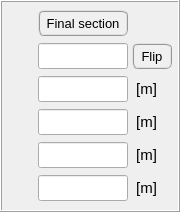
               <widget class="QFrame" name="frame_13">
                <property name="minimumSize">
                 <size>
                  <width>180</width>
                  <height>212</height>
                 </size>
                </property>
                <property name="maximumSize">
                 <size>
                  <width>180</width>
                  <height>212</height>
                 </size>
                </property>
                <property name="frameShape">
                 <enum>QFrame::Box</enum>
                </property>
                <property name="frameShadow">
                 <enum>QFrame::Raised</enum>
                </property>
                <layout class="QGridLayout" name="gridLayout_19">
                 <property name="leftMargin">
                  <number>4</number>
                 </property>
                 <property name="topMargin">
                  <number>4</number>
                 </property>
                 <property name="rightMargin">
                  <number>6</number>
                 </property>
                 <property name="bottomMargin">
                  <number>4</number>
                 </property>
                 <property name="spacing">
                  <number>0</number>
                 </property>
                 <item row="2" column="0">
                  <widget class="QFrame" name="frame_37">
                   <property name="minimumSize">
                    <size>
                     <width>0</width>
                     <height>32</height>
                    </size>
                   </property>
                   <property name="maximumSize">
                    <size>
                     <width>16777215</width>
                     <height>32</height>
                    </size>
                   </property>
                   <property name="frameShape">
                    <enum>QFrame::NoFrame</enum>
                   </property>
                   <property name="frameShadow">
                    <enum>QFrame::Raised</enum>
                   </property>
                   <layout class="QGridLayout" name="gridLayout_39">
                    <property name="leftMargin">
                     <number>0</number>
                    </property>
                    <property name="topMargin">
                     <number>0</number>
                    </property>
                    <property name="rightMargin">
                     <number>0</number>
                    </property>
                    <property name="bottomMargin">
                     <number>0</number>
                    </property>
                    <property name="horizontalSpacing">
                     <number>4</number>
                    </property>
                    <property name="verticalSpacing">
                     <number>0</number>
                    </property>
                    <item row="0" column="0">
                     <widget class="QFrame" name="frame_47">
                      <property name="frameShape">
                       <enum>QFrame::NoFrame</enum>
                      </property>
                      <property name="frameShadow">
                       <enum>QFrame::Raised</enum>
                      </property>
                     </widget>
                    </item>
                    <item row="0" column="1">
                     <widget class="QLineEdit" name="lineEdit_outside_diameter_final">
                      <property name="minimumSize">
                       <size>
                        <width>90</width>
                        <height>26</height>
                       </size>
                      </property>
                      <property name="maximumSize">
                       <size>
                        <width>90</width>
                        <height>26</height>
                       </size>
                      </property>
                      <property name="font">
                       <font>
                        <family>MS Shell Dlg 2</family>
                        <pointsize>11</pointsize>
                        <weight>50</weight>
                        <italic>false</italic>
                        <bold>false</bold>
                       </font>
                      </property>
                      <property name="styleSheet">
                       <string notr="true">color: rgb(255, 0, 0);</string>
                      </property>
                      <property name="text">
                       <string/>
                      </property>
                      <property name="alignment">
                       <set>Qt::AlignCenter</set>
                      </property>
                     </widget>
                    </item>
                    <item row="0" column="2">
                     <widget class="QLabel" name="label_79">
                      <property name="minimumSize">
                       <size>
                        <width>40</width>
                        <height>26</height>
                       </size>
                      </property>
                      <property name="maximumSize">
                       <size>
                        <width>40</width>
                        <height>26</height>
                       </size>
                      </property>
                      <property name="font">
                       <font>
                        <family>MS Shell Dlg 2</family>
                        <pointsize>11</pointsize>
                        <weight>50</weight>
                        <italic>false</italic>
                        <bold>false</bold>
                       </font>
                      </property>
                      <property name="text">
                       <string> [m]</string>
                      </property>
                      <property name="alignment">
                       <set>Qt::AlignLeading|Qt::AlignLeft|Qt::AlignVCenter</set>
                      </property>
                     </widget>
                    </item>
                   </layout>
                  </widget>
                 </item>
                 <item row="1" column="0">
                  <widget class="QFrame" name="frame_4">
                   <property name="minimumSize">
                    <size>
                     <width>0</width>
                     <height>32</height>
                    </size>
                   </property>
                   <property name="maximumSize">
                    <size>
                     <width>16777215</width>
                     <height>32</height>
                    </size>
                   </property>
                   <property name="frameShape">
                    <enum>QFrame::NoFrame</enum>
                   </property>
                   <property name="frameShadow">
                    <enum>QFrame::Raised</enum>
                   </property>
                   <layout class="QGridLayout" name="gridLayout_40">
                    <property name="leftMargin">
                     <number>0</number>
                    </property>
                    <property name="topMargin">
                     <number>0</number>
                    </property>
                    <property name="rightMargin">
                     <number>0</number>
                    </property>
                    <property name="bottomMargin">
                     <number>0</number>
                    </property>
                    <property name="horizontalSpacing">
                     <number>4</number>
                    </property>
                    <property name="verticalSpacing">
                     <number>0</number>
                    </property>
                    <item row="0" column="0">
                     <widget class="QFrame" name="frame_48">
                      <property name="frameShape">
                       <enum>QFrame::NoFrame</enum>
                      </property>
                      <property name="frameShadow">
                       <enum>QFrame::Raised</enum>
                      </property>
                     </widget>
                    </item>
                    <item row="0" column="2">
                     <widget class="QPushButton" name="pushButton_flip_element_ids_final">
                      <property name="minimumSize">
                       <size>
                        <width>40</width>
                        <height>26</height>
                       </size>
                      </property>
                      <property name="maximumSize">
                       <size>
                        <width>40</width>
                        <height>26</height>
                       </size>
                      </property>
                      <property name="font">
                       <font>
                        <family>MS Shell Dlg 2</family>
                        <pointsize>10</pointsize>
                        <weight>9</weight>
                        <italic>false</italic>
                        <bold>false</bold>
                       </font>
                      </property>
                      <property name="styleSheet">
                       <string notr="true">QPushButton{border-radius: 6px; border-color: rgb(150, 150, 150); border-style: ridge; border-width: 2px; color: rgb(0, 0, 0); background-color: rgb(240, 240, 240); font: 75 10pt &quot;MS Shell Dlg 2&quot;}
QPushButton:hover{border-radius: 6px; border-color: rgb(0, 170, 255); border-style: ridge; border-width: 2px; color: rgb(0, 0, 0); background-color: rgba(174, 213, 255, 100); font: 75 10pt &quot;MS Shell Dlg 2&quot;}
QPushButton:pressed{border-radius: 6px; border-color: rgb(0, 170, 255); border-style: ridge; border-width: 3px; color: rgb(0, 0, 0); background-color: rgb(174, 213, 255); font: 75 10pt &quot;MS Shell Dlg 2&quot;}</string>
                      </property>
                      <property name="text">
                       <string>Flip</string>
                      </property>
                     </widget>
                    </item>
                    <item row="0" column="1">
                     <widget class="QLineEdit" name="lineEdit_element_id_final">
                      <property name="minimumSize">
                       <size>
                        <width>90</width>
                        <height>26</height>
                       </size>
                      </property>
                      <property name="maximumSize">
                       <size>
                        <width>90</width>
                        <height>26</height>
                       </size>
                      </property>
                      <property name="font">
                       <font>
                        <family>MS Shell Dlg 2</family>
                        <pointsize>12</pointsize>
                        <weight>50</weight>
                        <italic>false</italic>
                        <bold>false</bold>
                       </font>
                      </property>
                      <property name="styleSheet">
                       <string notr="true">color: rgb(255, 0, 0);</string>
                      </property>
                      <property name="text">
                       <string/>
                      </property>
                      <property name="alignment">
                       <set>Qt::AlignCenter</set>
                      </property>
                     </widget>
                    </item>
                   </layout>
                  </widget>
                 </item>
                 <item row="5" column="0">
                  <widget class="QFrame" name="frame_49">
                   <property name="minimumSize">
                    <size>
                     <width>0</width>
                     <height>32</height>
                    </size>
                   </property>
                   <property name="maximumSize">
                    <size>
                     <width>16777215</width>
                     <height>32</height>
                    </size>
                   </property>
                   <property name="frameShape">
                    <enum>QFrame::NoFrame</enum>
                   </property>
                   <property name="frameShadow">
                    <enum>QFrame::Raised</enum>
                   </property>
                   <layout class="QGridLayout" name="gridLayout_41">
                    <property name="leftMargin">
                     <number>0</number>
                    </property>
                    <property name="topMargin">
                     <number>0</number>
                    </property>
                    <property name="rightMargin">
                     <number>0</number>
                    </property>
                    <property name="bottomMargin">
                     <number>0</number>
                    </property>
                    <property name="horizontalSpacing">
                     <number>4</number>
                    </property>
                    <property name="verticalSpacing">
                     <number>0</number>
                    </property>
                    <item row="0" column="1">
                     <widget class="QLineEdit" name="lineEdit_offset_z_final">
                      <property name="minimumSize">
                       <size>
                        <width>90</width>
                        <height>26</height>
                       </size>
                      </property>
                      <property name="maximumSize">
                       <size>
                        <width>90</width>
                        <height>26</height>
                       </size>
                      </property>
                      <property name="font">
                       <font>
                        <family>MS Shell Dlg 2</family>
                        <pointsize>11</pointsize>
                        <weight>50</weight>
                        <italic>false</italic>
                        <bold>false</bold>
                       </font>
                      </property>
                      <property name="focusPolicy">
                       <enum>Qt::StrongFocus</enum>
                      </property>
                      <property name="styleSheet">
                       <string notr="true">color: rgb(255, 0, 0);</string>
                      </property>
                      <property name="alignment">
                       <set>Qt::AlignCenter</set>
                      </property>
                     </widget>
                    </item>
                    <item row="0" column="2">
                     <widget class="QLabel" name="label_80">
                      <property name="minimumSize">
                       <size>
                        <width>40</width>
                        <height>26</height>
                       </size>
                      </property>
                      <property name="maximumSize">
                       <size>
                        <width>40</width>
                        <height>26</height>
                       </size>
                      </property>
                      <property name="font">
                       <font>
                        <family>MS Shell Dlg 2</family>
                        <pointsize>11</pointsize>
                        <weight>50</weight>
                        <italic>false</italic>
                        <bold>false</bold>
                       </font>
                      </property>
                      <property name="text">
                       <string> [m]</string>
                      </property>
                      <property name="alignment">
                       <set>Qt::AlignLeading|Qt::AlignLeft|Qt::AlignVCenter</set>
                      </property>
                     </widget>
                    </item>
                    <item row="0" column="0">
                     <widget class="QFrame" name="frame_50">
                      <property name="frameShape">
                       <enum>QFrame::NoFrame</enum>
                      </property>
                      <property name="frameShadow">
                       <enum>QFrame::Raised</enum>
                      </property>
                     </widget>
                    </item>
                   </layout>
                  </widget>
                 </item>
                 <item row="3" column="0">
                  <widget class="QFrame" name="frame_51">
                   <property name="minimumSize">
                    <size>
                     <width>0</width>
                     <height>32</height>
                    </size>
                   </property>
                   <property name="maximumSize">
                    <size>
                     <width>16777215</width>
                     <height>32</height>
                    </size>
                   </property>
                   <property name="frameShape">
                    <enum>QFrame::NoFrame</enum>
                   </property>
                   <property name="frameShadow">
                    <enum>QFrame::Raised</enum>
                   </property>
                   <layout class="QGridLayout" name="gridLayout_42">
                    <property name="leftMargin">
                     <number>0</number>
                    </property>
                    <property name="topMargin">
                     <number>0</number>
                    </property>
                    <property name="rightMargin">
                     <number>0</number>
                    </property>
                    <property name="bottomMargin">
                     <number>0</number>
                    </property>
                    <property name="horizontalSpacing">
                     <number>4</number>
                    </property>
                    <property name="verticalSpacing">
                     <number>0</number>
                    </property>
                    <item row="0" column="0">
                     <widget class="QFrame" name="frame_52">
                      <property name="frameShape">
                       <enum>QFrame::NoFrame</enum>
                      </property>
                      <property name="frameShadow">
                       <enum>QFrame::Raised</enum>
                      </property>
                     </widget>
                    </item>
                    <item row="0" column="1">
                     <widget class="QLineEdit" name="lineEdit_wall_thickness_final">
                      <property name="minimumSize">
                       <size>
                        <width>90</width>
                        <height>26</height>
                       </size>
                      </property>
                      <property name="maximumSize">
                       <size>
                        <width>90</width>
                        <height>26</height>
                       </size>
                      </property>
                      <property name="font">
                       <font>
                        <family>MS Shell Dlg 2</family>
                        <pointsize>11</pointsize>
                        <weight>50</weight>
                        <italic>false</italic>
                        <bold>false</bold>
                       </font>
                      </property>
                      <property name="focusPolicy">
                       <enum>Qt::StrongFocus</enum>
                      </property>
                      <property name="styleSheet">
                       <string notr="true">color: rgb(255, 0, 0);</string>
                      </property>
                      <property name="alignment">
                       <set>Qt::AlignCenter</set>
                      </property>
                     </widget>
                    </item>
                    <item row="0" column="2">
                     <widget class="QLabel" name="label_88">
                      <property name="minimumSize">
                       <size>
                        <width>40</width>
                        <height>26</height>
                       </size>
                      </property>
                      <property name="maximumSize">
                       <size>
                        <width>40</width>
                        <height>26</height>
                       </size>
                      </property>
                      <property name="font">
                       <font>
                        <family>MS Shell Dlg 2</family>
                        <pointsize>11</pointsize>
                        <weight>50</weight>
                        <italic>false</italic>
                        <bold>false</bold>
                       </font>
                      </property>
                      <property name="text">
                       <string> [m]</string>
                      </property>
                      <property name="alignment">
                       <set>Qt::AlignLeading|Qt::AlignLeft|Qt::AlignVCenter</set>
                      </property>
                     </widget>
                    </item>
                   </layout>
                  </widget>
                 </item>
                 <item row="4" column="0">
                  <widget class="QFrame" name="frame_53">
                   <property name="minimumSize">
                    <size>
                     <width>0</width>
                     <height>32</height>
                    </size>
                   </property>
                   <property name="maximumSize">
                    <size>
                     <width>16777215</width>
                     <height>32</height>
                    </size>
                   </property>
                   <property name="frameShape">
                    <enum>QFrame::NoFrame</enum>
                   </property>
                   <property name="frameShadow">
                    <enum>QFrame::Raised</enum>
                   </property>
                   <layout class="QGridLayout" name="gridLayout_43">
                    <property name="leftMargin">
                     <number>0</number>
                    </property>
                    <property name="topMargin">
                     <number>0</number>
                    </property>
                    <property name="rightMargin">
                     <number>0</number>
                    </property>
                    <property name="bottomMargin">
                     <number>0</number>
                    </property>
                    <property name="horizontalSpacing">
                     <number>4</number>
                    </property>
                    <property name="verticalSpacing">
                     <number>0</number>
                    </property>
                    <item row="0" column="2">
                     <widget class="QLabel" name="label_91">
                      <property name="minimumSize">
                       <size>
                        <width>40</width>
                        <height>26</height>
                       </size>
                      </property>
                      <property name="maximumSize">
                       <size>
                        <width>40</width>
                        <height>26</height>
                       </size>
                      </property>
                      <property name="font">
                       <font>
                        <family>MS Shell Dlg 2</family>
                        <pointsize>11</pointsize>
                        <weight>50</weight>
                        <italic>false</italic>
                        <bold>false</bold>
                       </font>
                      </property>
                      <property name="text">
                       <string> [m]</string>
                      </property>
                      <property name="alignment">
                       <set>Qt::AlignLeading|Qt::AlignLeft|Qt::AlignVCenter</set>
                      </property>
                     </widget>
                    </item>
                    <item row="0" column="1">
                     <widget class="QLineEdit" name="lineEdit_offset_y_final">
                      <property name="minimumSize">
                       <size>
                        <width>90</width>
                        <height>26</height>
                       </size>
                      </property>
                      <property name="maximumSize">
                       <size>
                        <width>90</width>
                        <height>26</height>
                       </size>
                      </property>
                      <property name="font">
                       <font>
                        <family>MS Shell Dlg 2</family>
                        <pointsize>11</pointsize>
                        <weight>50</weight>
                        <italic>false</italic>
                        <bold>false</bold>
                       </font>
                      </property>
                      <property name="focusPolicy">
                       <enum>Qt::StrongFocus</enum>
                      </property>
                      <property name="styleSheet">
                       <string notr="true">color: rgb(255, 0, 0);</string>
                      </property>
                      <property name="alignment">
                       <set>Qt::AlignCenter</set>
                      </property>
                     </widget>
                    </item>
                    <item row="0" column="0">
                     <widget class="QFrame" name="frame_54">
                      <property name="frameShape">
                       <enum>QFrame::NoFrame</enum>
                      </property>
                      <property name="frameShadow">
                       <enum>QFrame::Raised</enum>
                      </property>
                     </widget>
                    </item>
                   </layout>
                  </widget>
                 </item>
                 <item row="0" column="0">
                  <widget class="QFrame" name="frame_55">
                   <property name="minimumSize">
                    <size>
                     <width>0</width>
                     <height>32</height>
                    </size>
                   </property>
                   <property name="maximumSize">
                    <size>
                     <width>16777215</width>
                     <height>32</height>
                    </size>
                   </property>
                   <property name="frameShape">
                    <enum>QFrame::NoFrame</enum>
                   </property>
                   <property name="frameShadow">
                    <enum>QFrame::Raised</enum>
                   </property>
                   <layout class="QGridLayout" name="gridLayout_44">
                    <property name="leftMargin">
                     <number>0</number>
                    </property>
                    <property name="topMargin">
                     <number>0</number>
                    </property>
                    <property name="rightMargin">
                     <number>0</number>
                    </property>
                    <property name="bottomMargin">
                     <number>0</number>
                    </property>
                    <property name="horizontalSpacing">
                     <number>4</number>
                    </property>
                    <property name="verticalSpacing">
                     <number>0</number>
                    </property>
                    <item row="0" column="0">
                     <widget class="QFrame" name="frame_56">
                      <property name="frameShape">
                       <enum>QFrame::NoFrame</enum>
                      </property>
                      <property name="frameShadow">
                       <enum>QFrame::Raised</enum>
                      </property>
                     </widget>
                    </item>
                    <item row="0" column="1">
                     <widget class="QPushButton" name="pushButton_select_standard_section_final">
                      <property name="minimumSize">
                       <size>
                        <width>90</width>
                        <height>26</height>
                       </size>
                      </property>
                      <property name="maximumSize">
                       <size>
                        <width>90</width>
                        <height>26</height>
                       </size>
                      </property>
                      <property name="font">
                       <font>
                        <family>MS Shell Dlg 2</family>
                        <pointsize>10</pointsize>
                        <weight>50</weight>
                        <italic>false</italic>
                        <bold>false</bold>
                       </font>
                      </property>
                      <property name="styleSheet">
                       <string notr="true">QPushButton{border-radius: 6px; border-color: rgb(150, 150, 150); border-style: ridge; border-width: 2px; color: rgb(0, 0, 0); background-color: rgb(240, 240, 240)}
QPushButton:hover{border-radius: 6px; border-color: rgb(0, 170, 255); border-style: ridge; border-width: 2px; color: rgb(0, 0, 0); background-color: rgba(174, 213, 255, 100)}
QPushButton:pressed{border-radius: 6px; border-color: rgb(0, 170, 255); border-style: ridge; border-width: 2px; color: rgb(0, 0, 0); background-color: rgb(174, 213, 255)}</string>
                      </property>
                      <property name="text">
                       <string>Final section</string>
                      </property>
                     </widget>
                    </item>
                    <item row="0" column="2">
                     <widget class="QFrame" name="frame_57">
                      <property name="minimumSize">
                       <size>
                        <width>40</width>
                        <height>0</height>
                       </size>
                      </property>
                      <property name="maximumSize">
                       <size>
                        <width>40</width>
                        <height>16777215</height>
                       </size>
                      </property>
                      <property name="frameShape">
                       <enum>QFrame::NoFrame</enum>
                      </property>
                      <property name="frameShadow">
                       <enum>QFrame::Raised</enum>
                      </property>
                     </widget>
                    </item>
                   </layout>
                  </widget>
                 </item>
                </layout>
               </widget>
